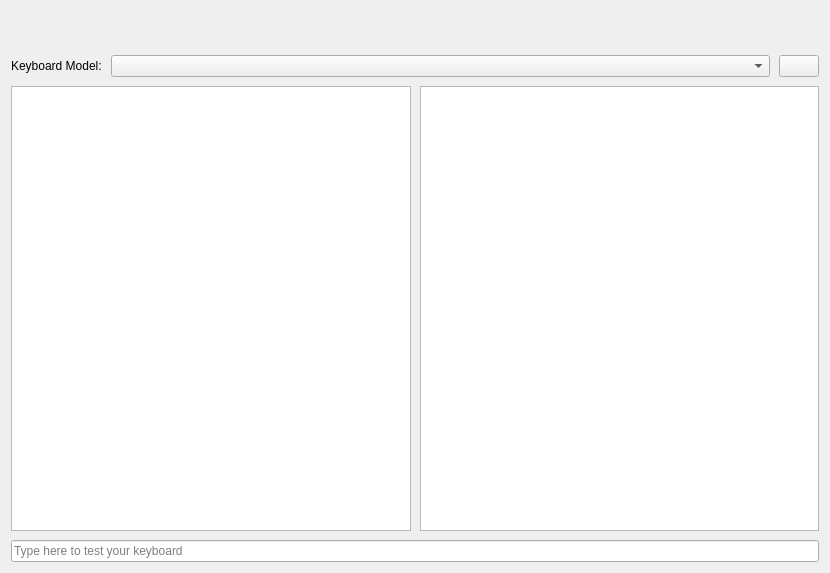
<?xml version="1.0" encoding="UTF-8"?>
<ui version="4.0">
 <author>
SPDX-FileCopyrightText: 2014 Teo Mrnjavac &lt;teo@kde.org&gt;
SPDX-License-Identifier: GPL-3.0-or-later
 </author>
 <class>Page_Keyboard</class>
 <widget class="QWidget" name="Page_Keyboard">
  <property name="geometry">
   <rect>
    <x>0</x>
    <y>0</y>
    <width>830</width>
    <height>573</height>
   </rect>
  </property>
  <property name="windowTitle">
   <string notr="true">Form</string>
  </property>
  <layout class="QVBoxLayout" name="verticalLayout">
   <property name="spacing">
    <number>9</number>
   </property>
   <item>
    <layout class="QHBoxLayout" name="horizontalLayout">
     <property name="spacing">
      <number>0</number>
     </property>
     <property name="topMargin">
      <number>12</number>
     </property>
     <property name="bottomMargin">
      <number>12</number>
     </property>
     <item>
      <spacer name="horizontalSpacer_2">
       <property name="orientation">
        <enum>Qt::Horizontal</enum>
       </property>
       <property name="sizeHint" stdset="0">
        <size>
         <width>40</width>
         <height>20</height>
        </size>
       </property>
      </spacer>
     </item>
     <item>
      <layout class="QVBoxLayout" name="KBPreviewLayout"/>
     </item>
     <item>
      <spacer name="horizontalSpacer">
       <property name="orientation">
        <enum>Qt::Horizontal</enum>
       </property>
       <property name="sizeHint" stdset="0">
        <size>
         <width>40</width>
         <height>20</height>
        </size>
       </property>
      </spacer>
     </item>
    </layout>
   </item>
   <item>
    <layout class="QHBoxLayout" name="horizontalLayout_2">
     <property name="topMargin">
      <number>0</number>
     </property>
     <item>
      <widget class="QLabel" name="label">
       <property name="text">
        <string>Keyboard Model:</string>
       </property>
      </widget>
     </item>
     <item>
      <widget class="QComboBox" name="physicalModelSelector">
       <property name="sizePolicy">
        <sizepolicy hsizetype="Expanding" vsizetype="Fixed">
         <horstretch>0</horstretch>
         <verstretch>0</verstretch>
        </sizepolicy>
       </property>
      </widget>
     </item>
     <item>
      <widget class="QPushButton" name="buttonRestore">
       <property name="text">
        <string/>
       </property>
       <property name="icon">
        <iconset resource="keyboard.qrc">
         <normaloff>:/images/restore.png</normaloff>:/images/restore.png</iconset>
       </property>
       <property name="iconSize">
        <size>
         <width>18</width>
         <height>18</height>
        </size>
       </property>
      </widget>
     </item>
    </layout>
   </item>
   <item>
    <layout class="QHBoxLayout" name="horizontalLayout_3">
     <property name="spacing">
      <number>9</number>
     </property>
     <item>
      <widget class="QListView" name="layoutSelector"/>
     </item>
     <item>
      <widget class="QListView" name="variantSelector"/>
     </item>
    </layout>
   </item>
   <item>
    <widget class="QLineEdit" name="LE_TestKeyboard">
     <property name="font">
      <font>
       <weight>50</weight>
       <bold>false</bold>
      </font>
     </property>
     <property name="inputMask">
      <string/>
     </property>
     <property name="text">
      <string/>
     </property>
     <property name="placeholderText">
      <string>Type here to test your keyboard</string>
     </property>
    </widget>
   </item>
  </layout>
 </widget>
 <tabstops>
  <tabstop>physicalModelSelector</tabstop>
  <tabstop>layoutSelector</tabstop>
  <tabstop>variantSelector</tabstop>
  <tabstop>LE_TestKeyboard</tabstop>
  <tabstop>buttonRestore</tabstop>
 </tabstops>
 <resources>
  <include location="keyboard.qrc"/>
 </resources>
 <connections/>
</ui>
